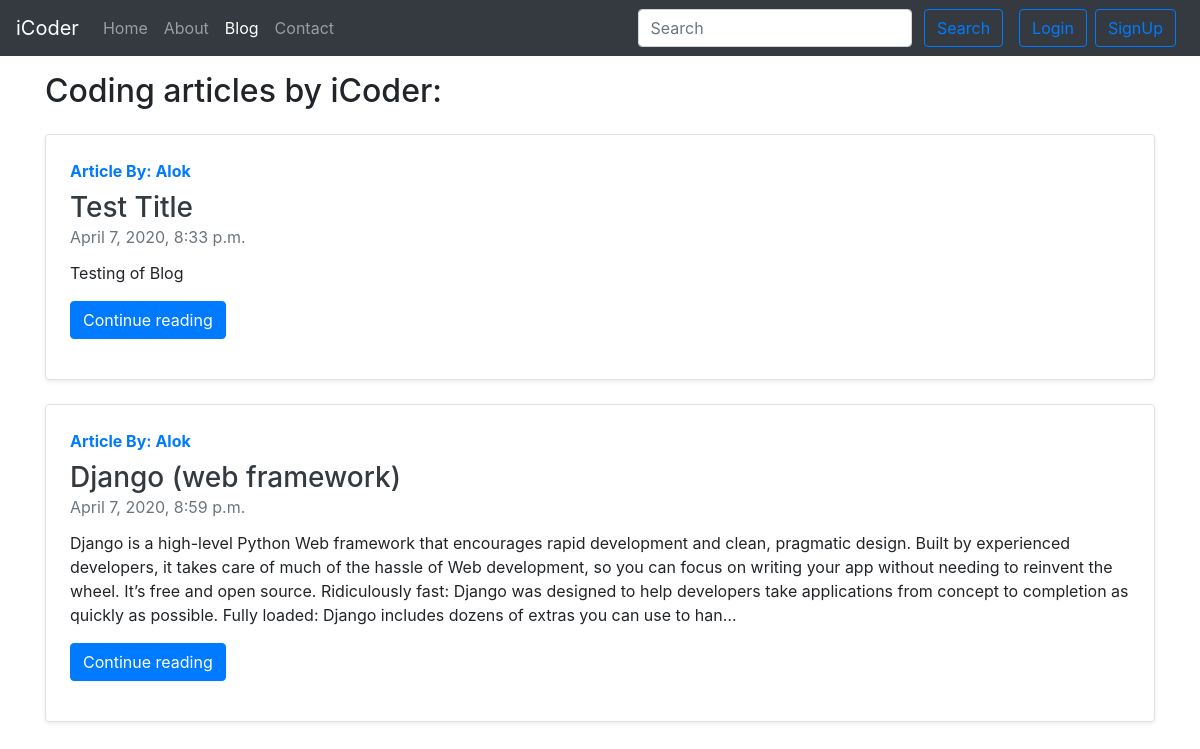
Screenshot of /blog/ with the database file from the repository.
### blog/models.py (models this page shows, shortened)
class Post(models.Model):
    sno = models.AutoField(primary_key=True)
    title = models.CharField(max_length=255)
    content = models.TextField()
    author = models.CharField(max_length=13)
    slug = models.CharField(max_length=130)
    timeStamp = models.DateTimeField(blank=True)

### blog/views.py (the view)
# urls.py: path('', views.blogHome, name='blogHome'),
def blogHome(request):
    allPosts = Post.objects.all()
    context = {'allPosts': allPosts}
    return render(request, 'blog/blogHome.html', context)

### templates/blog/blogHome.html (shortened to what this page needs)
{% extends 'base.html' %}
{% block blogactive  %} active {% endblock blogactive  %}
{% block body %}
<div class="container my-3">
<h2>Coding articles by iCoder:</h2>
{% for post in allPosts %}
    <div class="row no-gutters border rounded overflow-hidden flex-md-row my-4 shadow-sm h-md-250 position-relative">
        <div class="col p-4 d-flex flex-column position-static">
          <strong class="d-inline-block mb-2 text-primary">Article By: {{ post.author }}</strong>
          <h3 class="mb-0"><a class="text-dark" href="/blog/{{post.slug}}">{{ post.title }}</a></h3>
          <div class="mb-1 text-muted">{{ post.timeStamp }}</div>
          <p class="card-text mb-auto my-2">{{ post.content| truncatechars:500 }}</p>
          <div class="my-3">
                <a href="/blog/{{post.slug}}" role="button" class="btn btn-primary">Continue reading</a>
          </div>
        </div>
    </div>
    {% endfor %}
</div>
{% endblock body %}

### rows the page displays
Post: author "Alok", title "Test Title", timeStamp "April 7, 2020, 8:33 p.m.", content "Testing of Blog"
Post: author "Alok", title "Django (web framework)", timeStamp "April 7, 2020, 8:59 p.m.", content "Django is a high-level Python Web framework that encourages rapid development and clean, pragmatic design. Built by experienced developers, it takes care of much of the hassle of Web development, so you can focus on writing your app without needing to reinvent the wheel. It’s free and open source. Ridiculously fast: Django was designed to help developers take applications from concept to completion as quickly as possible. Fully loaded: Django includes dozens of extras you can use to han…"
